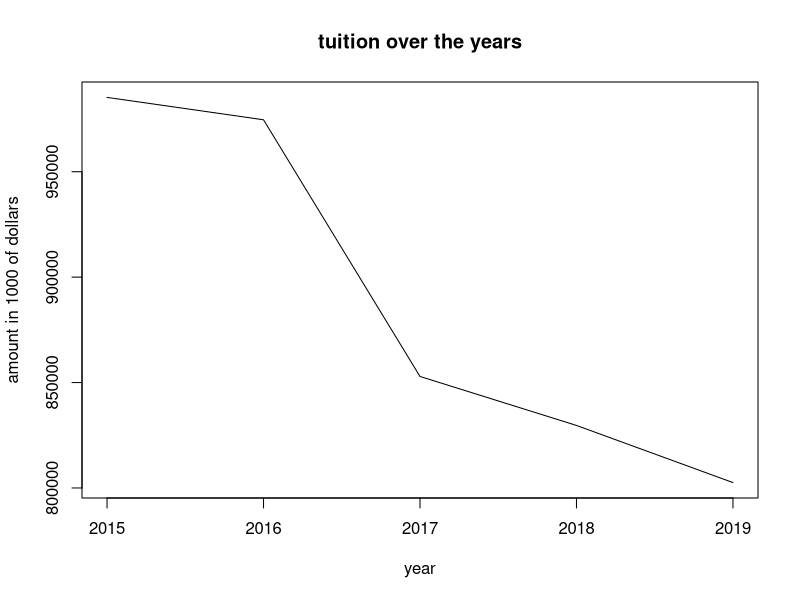
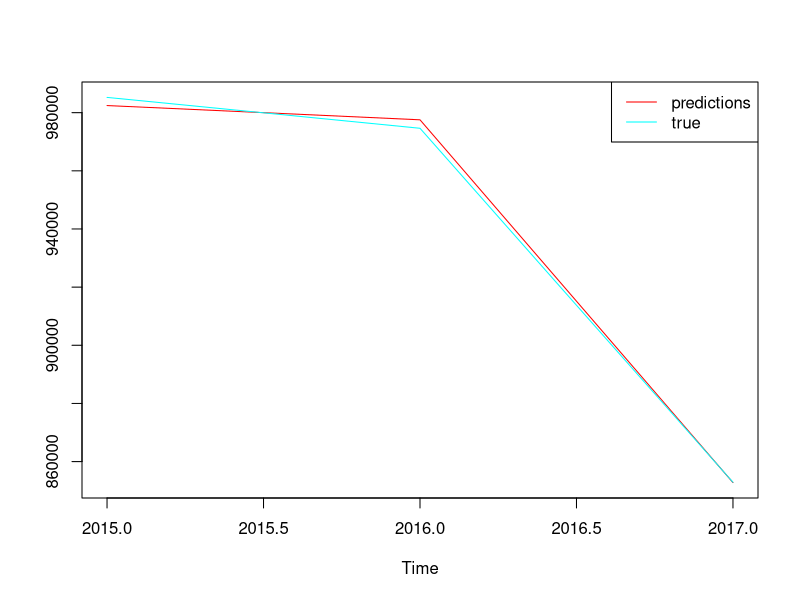
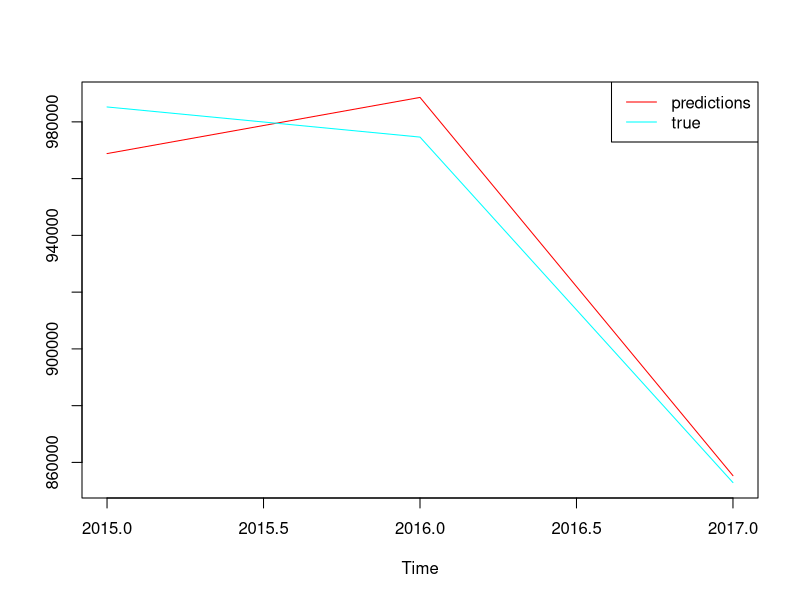
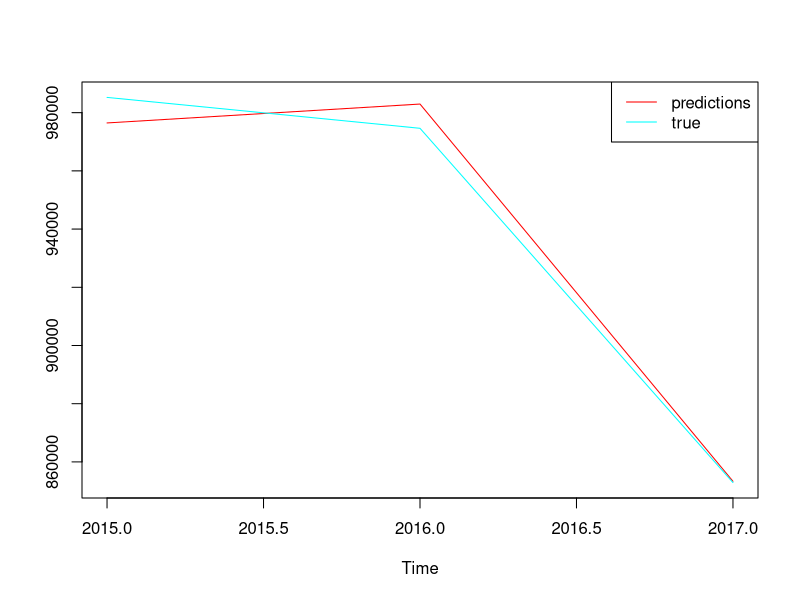
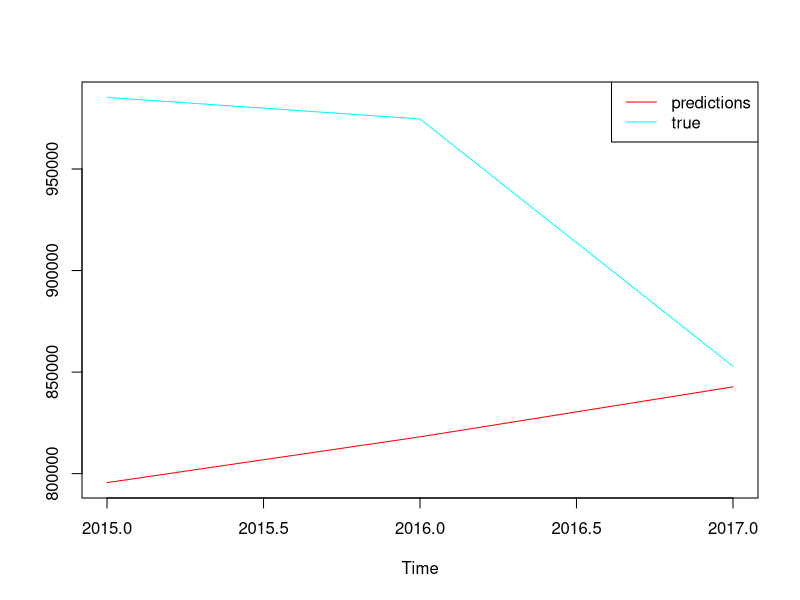
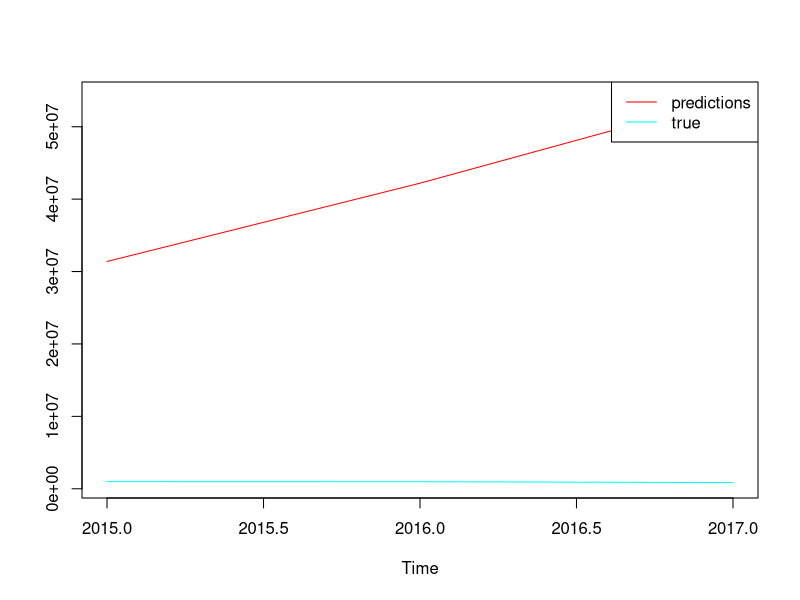
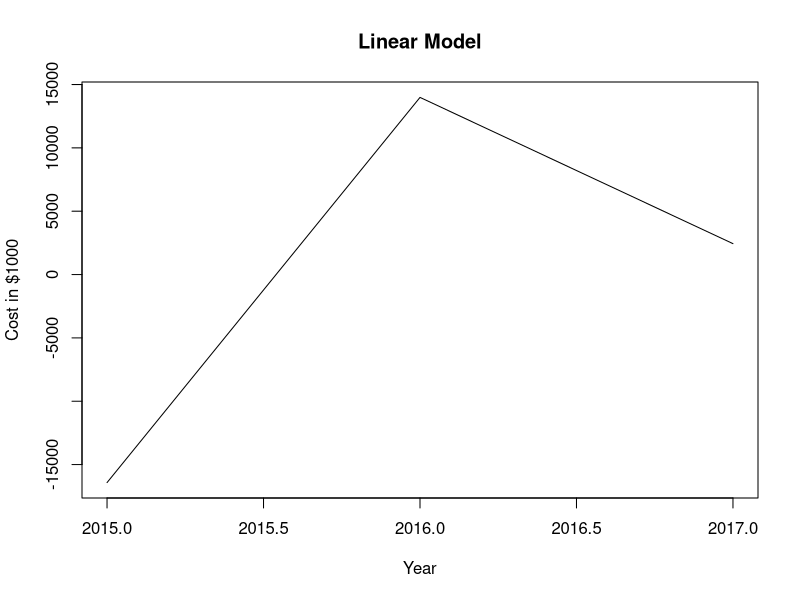
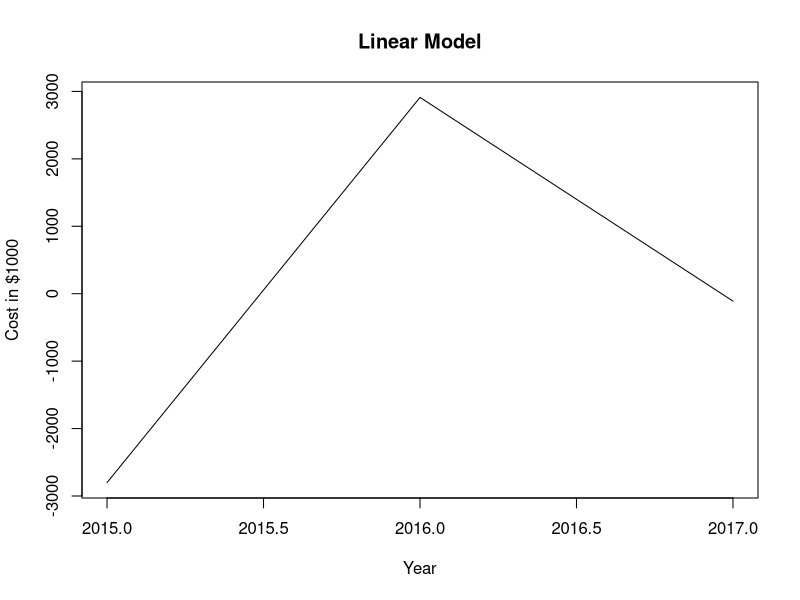

Generate these figures, in order, with R:
## ---- chunk 1
library(knitr)
opts_chunk$set(echo = FALSE)
library(tidyverse)
library(readxl)
library(randomForest)
library(rlist)
library(Metrics)
library(TTR)
library(gridExtra)
library(xtable)
## ---- chunk 2
CashFlows <- read_excel("UMass Balance sheets.xlsx", sheet = 1)
#CashFlows <- as.data.frame(t(CashFlows))
original <- CashFlows
tuition <- CashFlows[c(2,18),]
names(CashFlows)
CashFlows <- subset(CashFlows, Nets == "1")
CashFlows <- rbind(CashFlows, tuition)
## ---- chunk 3
train <- CashFlows[,2:4]
test <- CashFlows[,c(5:6)]
train <- as.data.frame(t(train))
test <- as.data.frame(t(test))
## ---- chunk 4
seed.val <- 1234567
set.seed(seed.val)
## ---- chunk 5
fit.1 <- lm(V12 ~V1, data = train)
summary(fit.1)

fit.2 <- lm(V12 ~V2, data = train)
summary(fit.2)

fit.3 <- lm(V12 ~V3, data = train)
summary(fit.3)

fit.4 <- lm(V12 ~V4, data = train)
summary(fit.4)

fit.5 <- lm(V12 ~V5, data = train)
summary(fit.5)

fit.6 <- lm(V12 ~V6, data = train)
summary(fit.6)

fit.7 <- lm(V12 ~V7, data = train)
summary(fit.7)

fit.8 <- lm(V12 ~V8, data = train)
summary(fit.8)

fit.9 <- lm(V12 ~V9, data = train)
summary(fit.9)

fit.10 <- lm(V12 ~V10, data = train)
summary(fit.10)

fit.11 <- lm(V12 ~V11, data = train)
summary(fit.11)

fit.13 <- lm(V12 ~V13, data = train)
summary(fit.13)
## ---- chunk 6

x <- original[c(2,3,16:20),]
x.train <- x[,2:4]
x.train <- as.data.frame(t(x.train))

x.2 <- lm(V1~V2,data=x.train)
summary(x.2)

x.3 <- lm(V1~V3,data=x.train)
summary(x.3)

x.4 <- lm(V1~V4,data=x.train)
summary(x.4)

x.5 <- lm(V1~V5,data=x.train)
summary(x.5)

x.6 <- lm(V1~V6,data=x.train)
summary(x.6)

x.7 <- lm(V1~V7,data=x.train)
summary(x.7)

## ---- chunk 7
x.test <- x[,5:4]
x.test <- as.data.frame(t(x.test))

xt.2 <- lm(V1~V2,data=x.test)
summary(x.2)

xt.3 <- lm(V1~V3,data=x.test)
summary(x.3)

xt.4 <- lm(V1~V4,data=x.test)
summary(x.4)

xt.5 <- lm(V1~V5,data=x.test)
summary(x.5)

xt.6 <- lm(V1~V6,data=x.test)
summary(x.6)

xt.7 <- lm(V1~V7,data=x.test)
summary(x.7)

## ---- chunk 8
tuition <- as.data.frame(t(CashFlows))
 tuition.ts <- ts((as.numeric(as.vector(tuition[2:6,12]))), frequency = 1, start = c(2015, 1))
ts.plot(tuition.ts, xlab = "year", ylab ="amount in 1000 of dollars", main = "tuition over the years")
## ---- chunk 9
pred.v11 <- predict(fit.11, train)
pred.v5 <- predict(fit.5, train)
predict.v3 <- predict(fit.3, train)
predict.x2 <- predict(x.2, train)
predict.x7 <- predict(x.7, train)

train.ts <- ts((as.numeric(as.vector(train$V12))), frequency = 1, start = c(2015, 1))

v11.ts <- ts(as.numeric(pred.v11), frequency = 1, start = c(2015, 1))
v5.ts <- ts(as.numeric(pred.v5), frequency = 1, start = c(2015, 1))
v3.ts <- ts(as.numeric(predict.v3), frequency = 1, start = c(2015, 1))
x2.ts <- ts(as.numeric(predict.x2), frequency = 1, start = c(2015, 1))
x7.ts <- ts(as.numeric(predict.x7), frequency = 1, start = c(2015, 1))

ts.plot(v11.ts, train.ts, gpars = list(col=rainbow(2))) 
legend("topright", legend = c("predictions", "true"), col = rainbow((2)), lty = 1)
ts.plot(v5.ts, train.ts, gpars = list(col=rainbow(2))) 
legend("topright", legend = c("predictions", "true"), col = rainbow((2)), lty = 1)
ts.plot(v3.ts, train.ts, gpars = list(col=rainbow(2))) 
legend("topright", legend = c("predictions", "true"), col = rainbow((2)), lty = 1)
ts.plot(x2.ts, train.ts, gpars = list(col=rainbow(2))) 
legend("topright", legend = c("predictions", "true"), col = rainbow((2)), lty = 1)
ts.plot(x7.ts, train.ts, gpars = list(col=rainbow(2))) 
legend("topright", legend = c("predictions", "true"), col = rainbow((2)), lty = 1)

## ---- chunk 10
rmse(pred.v5, train$V12) #12532.33
rmse(predict.v3, train$V12) #6991.26
rmse(pred.v11, train$V12) #2333.271
rmse(predict.x2, train$V12) #142085.6
rmse(predict.x7, train$V12) #42638079

## ---- chunk 11
res.v6 = pred.v5 - train$V12
res.v11 = pred.v11 - train$V12
res.v3 = predict.v3 - train$V12
res.x2 = predict.x2 - train$V12
res.x7 = predict.x7 - train$V12

sum(res.v6) #-3.49246e-10
sum(res.v11)# 0
sum(res.v3)# 3.49246e-10
sum(res.x2)# -356311 # the last two are really bad
sum(res.x7) #124829573
## ---- chunk 12
v6.res.ts <- ts((as.numeric(as.vector(res.v6))), frequency = 1, start = c(2015, 1))
ts.plot(v6.res.ts, xlab = "Year", ylab = "Cost in $1000", main= "Linear Model")

v11.res.ts <- ts((as.numeric(as.vector(res.v11))), frequency = 1, start = c(2015, 1))
ts.plot(v11.res.ts, xlab = "Year", ylab = "Cost in $1000", main= "Linear Model")

v3.res.ts <- ts((as.numeric(as.vector(res.v3))), frequency = 1, start = c(2015, 1))
ts.plot(v3.res.ts, xlab = "Year", ylab = "Cost in $1000", main= "Linear Model")

x2.res.ts <- ts((as.numeric(as.vector(res.x2))), frequency = 1, start = c(2015, 1))
ts.plot(x2.res.ts, xlab = "Year", ylab = "Cost in $1000", main= "Linear Model")

x7.res.ts <- ts((as.numeric(as.vector(res.x7))), frequency = 1, start = c(2015, 1))
ts.plot(x7.res.ts, xlab = "Year", ylab = "Cost in $1000", main= "Linear Model")
 
## ---- chunk 13
pred.v11 <- predict(fit.11, train)
pred.v5 <- predict(fit.5, train)
predict.v3 <- predict(fit.3, train)
predict.x2 <- predict(x.2, train)
predict.x7 <- predict(x.7, train)

train.ts <- ts((as.numeric(as.vector(train$V12))), frequency = 1, start = c(2015, 1))

v11.ts <- ts(as.numeric(pred.v11), frequency = 1, start = c(2015, 1))
v5.ts <- ts(as.numeric(pred.v5), frequency = 1, start = c(2015, 1))
v3.ts <- ts(as.numeric(predict.v3), frequency = 1, start = c(2015, 1))
x2.ts <- ts(as.numeric(predict.x2), frequency = 1, start = c(2015, 1))
x7.ts <- ts(as.numeric(predict.x7), frequency = 1, start = c(2015, 1))

ts.plot(v11.ts, train.ts, gpars = list(col=rainbow(2))) 
legend("topright", legend = c("predictions", "true"), col = rainbow((2)), lty = 1)
ts.plot(v5.ts, train.ts, gpars = list(col=rainbow(2))) 
legend("topright", legend = c("predictions", "true"), col = rainbow((2)), lty = 1)
ts.plot(v3.ts, train.ts, gpars = list(col=rainbow(2))) 
legend("topright", legend = c("predictions", "true"), col = rainbow((2)), lty = 1)
ts.plot(x2.ts, train.ts, gpars = list(col=rainbow(2))) 
legend("topright", legend = c("predictions", "true"), col = rainbow((2)), lty = 1)
ts.plot(x7.ts, train.ts, gpars = list(col=rainbow(2))) 
legend("topright", legend = c("predictions", "true"), col = rainbow((2)), lty = 1)

## ---- chunk 14
rmse(pred.v5, train$V12) #12532.33
rmse(predict.v3, train$V12) #6991.26
rmse(pred.v11, train$V12) #2333.271
rmse(predict.x2, train$V12) #142085.6
rmse(predict.x7, train$V12) #42638079

## ---- chunk 15
v6.res.ts <- ts((as.numeric(as.vector(res.v6))), frequency = 1, start = c(2015, 1))
ts.plot(v6.res.ts, xlab = "Year", ylab = "Cost in $1000", main= "Linear Model")

v11.res.ts <- ts((as.numeric(as.vector(res.v11))), frequency = 1, start = c(2015, 1))
ts.plot(v11.res.ts, xlab = "Year", ylab = "Cost in $1000", main= "Linear Model")

v3.res.ts <- ts((as.numeric(as.vector(res.v3))), frequency = 1, start = c(2015, 1))
ts.plot(v3.res.ts, xlab = "Year", ylab = "Cost in $1000", main= "Linear Model")

x2.res.ts <- ts((as.numeric(as.vector(res.x2))), frequency = 1, start = c(2015, 1))
ts.plot(x2.res.ts, xlab = "Year", ylab = "Cost in $1000", main= "Linear Model")

x7.res.ts <- ts((as.numeric(as.vector(res.x7))), frequency = 1, start = c(2015, 1))
ts.plot(x7.res.ts, xlab = "Year", ylab = "Cost in $1000", main= "Linear Model")
 
## ---- chunk 16
train.forest <- randomForest(V12 ~.,data = train, mtry  = 4, importance = T)
#varImpPlot(train.forest)
train.pred <- predict(train.forest, train)
train.forest.pred.ts <- ts((as.numeric(as.vector(train.pred))), frequency = 1, start = c(2015, 1))
train.ts <- ts((as.numeric(as.vector(train$V12))), frequency = 1, start = c(2015, 1))

ts.plot(train.forest.pred.ts, train.ts, gpars = list(col=rainbow(2))) 
legend("topright", legend = c("predictions", "true"), col = rainbow((2)), lty = 1)
## ---- chunk 17
#par(mfrow= c(1,2))
train.rmse <- rmse(train$V12, train.pred)
#23,161,920.7
train.res = train.pred - train$V12
sum(train.res) # 14313.16
train.res.ts <- ts((as.numeric(as.vector(train.res))), frequency = 1, start = c(2015, 1))
ts.plot(train.res.ts, xlab = "Year", ylab = "Cost in $", main = "residuals")

#hist(train.res)
## ---- chunk 18
x.forest <- randomForest(V1 ~.,data = x.train, mtry  = 5, importance = T)
#varImpPlot(train.forest)
x.pred <- predict(x.forest, x.train)
x.pred.ts <- ts((as.numeric(as.vector(x.pred))), frequency = 1, start = c(2015, 1))
#train.ts <- ts((as.numeric(as.vector(train$V12))), frequency = 1, start = c(2015, 1))

ts.plot(x.pred.ts, train.ts, gpars = list(col=rainbow(2))) 
legend("topright", legend = c("predictions", "true"), col = rainbow((2)), lty = 1)
## ---- chunk 19
#par(mfrow= c(1,2))
x.rmse <- rmse(train$V12, x.pred)
#24,093.50
x.res = x.pred - train$V12
sum(x.res) # 8214.76 
x.res.ts <- ts((as.numeric(as.vector(x.res))), frequency = 1, start = c(2015, 1))
ts.plot(x.res.ts, xlab = "Year", ylab = "Cost in $", main = "residuals")

#hist(train.res)
## ---- chunk 20
res.v6t = pred.v5 - test$V12
res.v11t = pred.v11 - test$V12
res.v3t = predict.v3 - test$V12
res.x2t = predict.x2 - test$V12
res.x7t = predict.x7 - test$V12

sum(res.v6t) #-3.49246e-10
sum(res.v11t)# 0
sum(res.v3t)# 3.49246e-10
sum(res.x2t)# -356311 # the last two are really bad
sum(res.x7t) #124829573
## ---- chunk 21
predt.v11 <- predict(fit.11, test)
predt.v5 <- predict(fit.5, test)
predictt.v3 <- predict(fit.3, test)
predictt.x2 <- predict(x.2, test)
predictt.x7 <- predict(x.7, test)

test.ts <- ts((as.numeric(as.vector(test$V12))), frequency = 1, start = c(2015, 1))

v11t.ts <- ts(as.numeric(pred.v11), frequency = 1, start = c(2015, 1))
v5t.ts <- ts(as.numeric(pred.v5), frequency = 1, start = c(2015, 1))
v3t.ts <- ts(as.numeric(predict.v3), frequency = 1, start = c(2015, 1))
x2t.ts <- ts(as.numeric(predict.x2), frequency = 1, start = c(2015, 1))
x7t.ts <- ts(as.numeric(predict.x7), frequency = 1, start = c(2015, 1))

ts.plot(v11.ts, train.ts, gpars = list(col=rainbow(2))) 
legend("topright", legend = c("predictions", "true"), col = rainbow((2)), lty = 1)
ts.plot(v5.ts, train.ts, gpars = list(col=rainbow(2))) 
legend("topright", legend = c("predictions", "true"), col = rainbow((2)), lty = 1)
ts.plot(v3.ts, train.ts, gpars = list(col=rainbow(2))) 
legend("topright", legend = c("predictions", "true"), col = rainbow((2)), lty = 1)
ts.plot(x2.ts, train.ts, gpars = list(col=rainbow(2))) 
legend("topright", legend = c("predictions", "true"), col = rainbow((2)), lty = 1)
ts.plot(x7.ts, train.ts, gpars = list(col=rainbow(2))) 
legend("topright", legend = c("predictions", "true"), col = rainbow((2)), lty = 1)
